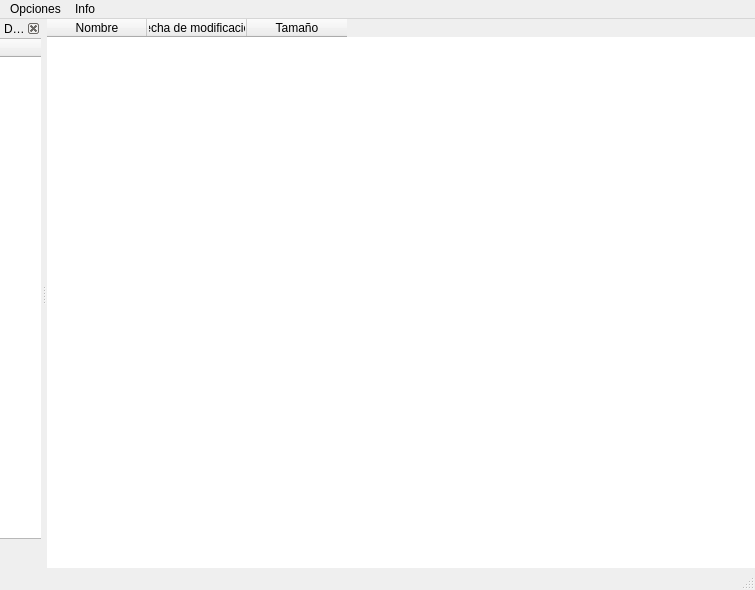
<?xml version="1.0" encoding="UTF-8"?>
<ui version="4.0">
 <class>MainWindow</class>
 <widget class="QMainWindow" name="MainWindow">
  <property name="geometry">
   <rect>
    <x>0</x>
    <y>0</y>
    <width>755</width>
    <height>590</height>
   </rect>
  </property>
  <property name="windowTitle">
   <string>Visuales UCLV</string>
  </property>
  <widget class="QWidget" name="centralwidget">
   <layout class="QGridLayout" name="gridLayout">
    <property name="leftMargin">
     <number>0</number>
    </property>
    <property name="topMargin">
     <number>0</number>
    </property>
    <property name="rightMargin">
     <number>0</number>
    </property>
    <property name="bottomMargin">
     <number>0</number>
    </property>
    <item row="0" column="0">
     <widget class="QTableWidget" name="tableWidget">
      <property name="frameShape">
       <enum>QFrame::NoFrame</enum>
      </property>
      <column>
       <property name="text">
        <string>Nombre</string>
       </property>
      </column>
      <column>
       <property name="text">
        <string>Fecha de modificación</string>
       </property>
      </column>
      <column>
       <property name="text">
        <string>Tamaño</string>
       </property>
      </column>
     </widget>
    </item>
   </layout>
  </widget>
  <widget class="QMenuBar" name="menubar">
   <property name="geometry">
    <rect>
     <x>0</x>
     <y>0</y>
     <width>755</width>
     <height>21</height>
    </rect>
   </property>
   <widget class="QMenu" name="menuOpciones">
    <property name="title">
     <string>Opciones</string>
    </property>
    <addaction name="actionRecargar"/>
    <addaction name="separator"/>
    <addaction name="actionSalir"/>
   </widget>
   <widget class="QMenu" name="menuInfo">
    <property name="title">
     <string>Info</string>
    </property>
   </widget>
   <addaction name="menuOpciones"/>
   <addaction name="menuInfo"/>
  </widget>
  <widget class="QStatusBar" name="statusbar"/>
  <widget class="QDockWidget" name="dockWidget">
   <property name="features">
    <set>QDockWidget::DockWidgetClosable</set>
   </property>
   <property name="windowTitle">
    <string>Directorios</string>
   </property>
   <attribute name="dockWidgetArea">
    <number>1</number>
   </attribute>
   <widget class="QWidget" name="dockWidgetContents">
    <widget class="QTreeWidget" name="treeWidget">
     <property name="geometry">
      <rect>
       <x>-40</x>
       <y>0</y>
       <width>554</width>
       <height>501</height>
      </rect>
     </property>
     <column>
      <property name="text">
       <string notr="true">1</string>
      </property>
     </column>
    </widget>
   </widget>
  </widget>
  <action name="actionRecargar">
   <property name="text">
    <string>Recargar</string>
   </property>
  </action>
  <action name="actionSalir">
   <property name="text">
    <string>Salir</string>
   </property>
  </action>
 </widget>
 <resources/>
 <connections/>
</ui>
